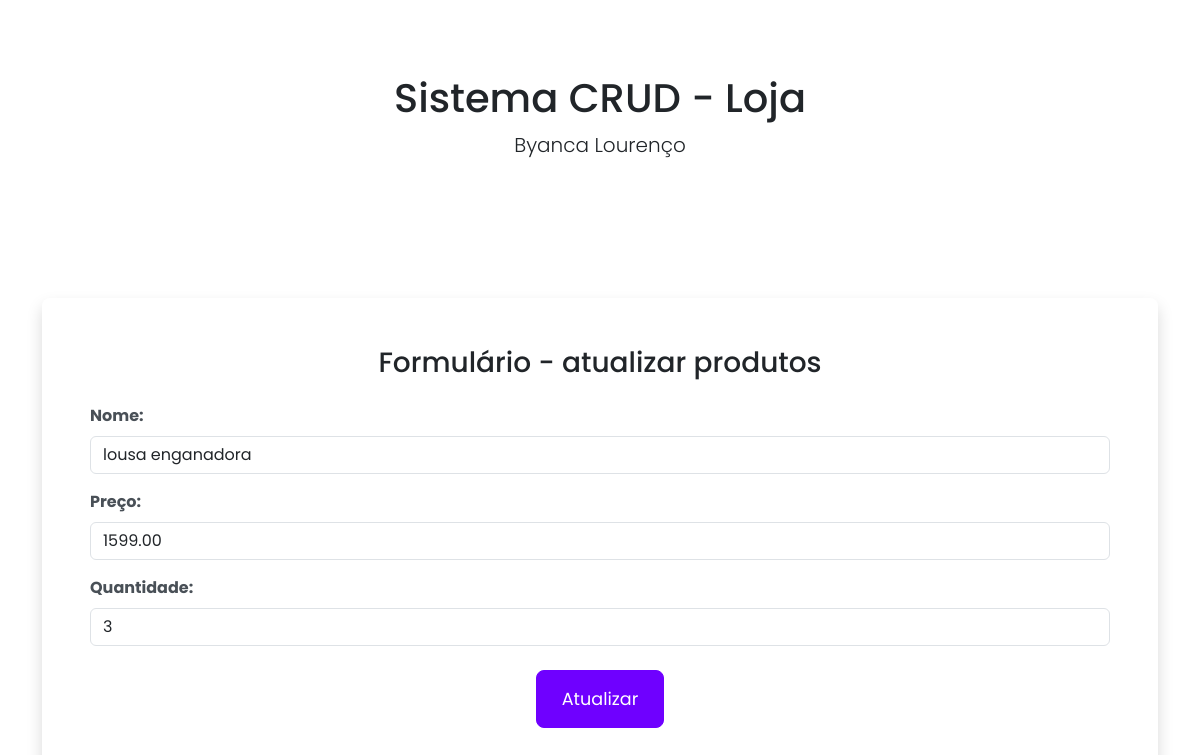
Page /form_atualiza.php?id=1 on the earlier database version.
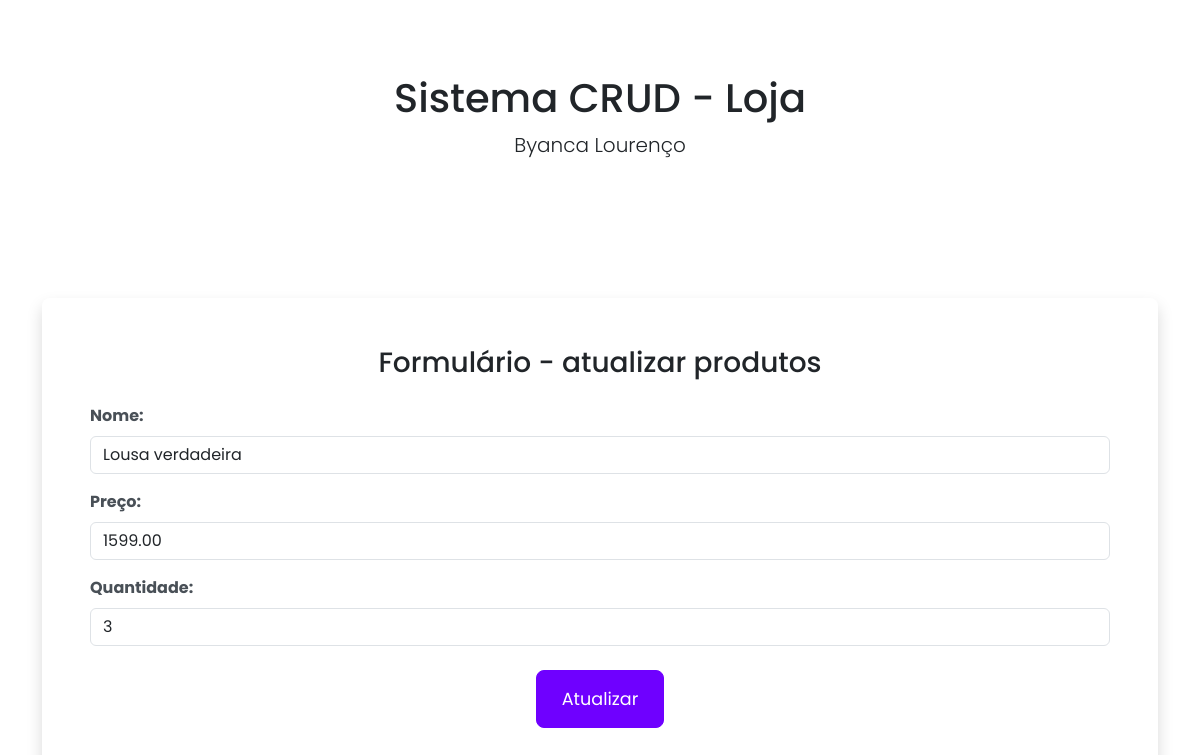
Same page on the later database version.
### tables this page shows
CREATE TABLE `produtos` (
  `id` int(11) NOT NULL,
  `nome` varchar(255) NOT NULL,
  `preco` decimal(10,2) NOT NULL,
  `quantidade` int(11) NOT NULL
);

### form_atualiza.php (the view, shortened to what this page needs)
<?php
    include 'pedaco.php';
    $id = $_GET['id'];
?>
    <link rel="stylesheet" href="style.css">
    <div class="container py-5 text-center">
        <div class="intro-box p-5 rounded-3 shadow">
            <h3 class="mb-4">Formulário - atualizar produtos</h3>
            <form action="atualizar.php?id= <?php echo $id; ?>" method="POST">
                <?php
                    require 'conexao.php';
                    $sql = "SELECT * FROM produtos WHERE id = $id";
                    $stmt = $pdo->query($sql);
                    $produto = $stmt->fetch(PDO::FETCH_ASSOC);
                ?>
                <div class="mb-3 text-start">
                    <label for="nome" class="form-label">Nome:</label>
                    <input type="text" value="<?php echo $produto['nome']; ?>" class="form-control" name="nome_novo" id="nome">
                </div>
                <div class="mb-3 text-start">
                    <label for="preco" class="form-label">Preço:</label>
                    <input type="text" value="<?php echo $produto['preco']; ?>" class="form-control" name="preco_novo" id="preco">
                </div>
                <div class="mb-4 text-start">
                    <label for="quantidade" class="form-label">Quantidade:</label>
                    <input type="text" value="<?php echo $produto['quantidade']; ?>" class="form-control" name="quantidade_novo" id="quantidade">
                </div>
                <button type="submit" class="btn btn-primary btn-lg custom-btn">Atualizar</button>
            </form>
        </div>
    </div>
</body>
</html>

Differences in the rows shown:
changed produtos: nome_novo "lousa enganadora" → "Lousa verdadeira"
